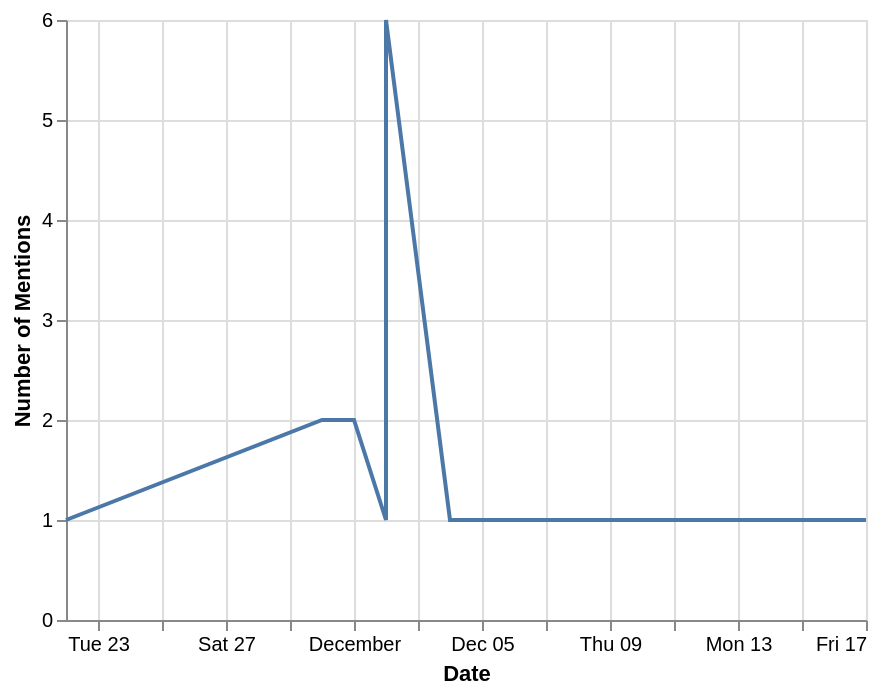

Describe this chart as a Vega-Lite specification.
### Vega-Lite specification from a JSON file in a GitHub repository (floating-point values rounded to 4 significant figures)
{"config": {"view": {"continuousWidth": 400, "continuousHeight": 300}}, "data": {"name": "data-2d9ecdb7b8bf9c410d2ed53e03882b75"}, "mark": "line", "encoding": {"tooltip": [{"type": "quantitative", "field": "Count"}], "x": {"type": "temporal", "axis": {"title": "Date"}, "field": "PublishedDate"}, "y": {"type": "quantitative", "axis": {"title": "Number of Mentions"}, "field": "Count"}}, "selection": {"selector018": {"type": "single", "fields": ["Source"], "bind": {"input": "select", "options": ["New York Times", "Lifehacker.com", "CNN", "Gizmodo.com"]}}}, "transform": [{"filter": {"selection": "selector018"}}], "$schema": "https://vega.github.io/schema/vega-lite/v4.8.1.json", "datasets": {"data-2d9ecdb7b8bf9c410d2ed53e03882b75": [{"PublishedDate": "2021-11-22T00:00:00", "Source": "New York Times", "Count": 1, "Date": "0    2021-11-22\n1    2021-11-30\n2    2021-12-01\n3    2021-12-02\n4    2021-12-02\n5    2021-12-04\n6    2021-12-05\n7    2021-12-08\n8    2021-12-09\n9    2021-12-10\n10   2021-12-11\n11   2021-12-16\n12   2021-12-17\nName: PublishedDate, dtype: datetime64[ns]"}, {"PublishedDate": "2021-11-30T00:00:00", "Source": "New York Times", "Count": 2, "Date": "0    2021-11-22\n1    2021-11-30\n2    2021-12-01\n3    2021-12-02\n4    2021-12-02\n5    2021-12-04\n6    2021-12-05\n7    2021-12-08\n8    2021-12-09\n9    2021-12-10\n10   2021-12-11\n11   2021-12-16\n12   2021-12-17\nName: PublishedDate, dtype: datetime64[ns]"}, {"PublishedDate": "2021-12-01T00:00:00", "Source": "New York Times", "Count": 2, "Date": "0    2021-11-22\n1    2021-11-30\n2    2021-12-01\n3    2021-12-02\n4    2021-12-02\n5    2021-12-04\n6    2021-12-05\n7    2021-12-08\n8    2021-12-09\n9    2021-12-10\n10   2021-12-11\n11   2021-12-16\n12   2021-12-17\nName: PublishedDate, dtype: datetime64[ns]"}, {"PublishedDate": "2021-12-02T00:00:00", "Source": "Lifehacker.com", "Count": 1, "Date": "0    2021-11-22\n1    2021-11-30\n2    2021-12-01\n3    2021-12-02\n4    2021-12-02\n5    2021-12-04\n6    2021-12-05\n7    2021-12-08\n8    2021-12-09\n9    2021-12-10\n10   2021-12-11\n11   2021-12-16\n12   2021-12-17\nName: PublishedDate, dtype: datetime64[ns]"}, {"PublishedDate": "2021-12-02T00:00:00", "Source": "New York Times", "Count": 6, "Date": "0    2021-11-22\n1    2021-11-30\n2    2021-12-01\n3    2021-12-02\n4    2021-12-02\n5    2021-12-04\n6    2021-12-05\n7    2021-12-08\n8    2021-12-09\n9    2021-12-10\n10   2021-12-11\n11   2021-12-16\n12   2021-12-17\nName: PublishedDate, dtype: datetime64[ns]"}, {"PublishedDate": "2021-12-04T00:00:00", "Source": "New York Times", "Count": 1, "Date": "0    2021-11-22\n1    2021-11-30\n2    2021-12-01\n3    2021-12-02\n4    2021-12-02\n5    2021-12-04\n6    2021-12-05\n7    2021-12-08\n8    2021-12-09\n9    2021-12-10\n10   2021-12-11\n11   2021-12-16\n12   2021-12-17\nName: PublishedDate, dtype: datetime64[ns]"}, {"PublishedDate": "2021-12-05T00:00:00", "Source": "New York Times", "Count": 1, "Date": "0    2021-11-22\n1    2021-11-30\n2    2021-12-01\n3    2021-12-02\n4    2021-12-02\n5    2021-12-04\n6    2021-12-05\n7    2021-12-08\n8    2021-12-09\n9    2021-12-10\n10   2021-12-11\n11   2021-12-16\n12   2021-12-17\nName: PublishedDate, dtype: datetime64[ns]"}, {"PublishedDate": "2021-12-08T00:00:00", "Source": "New York Times", "Count": 1, "Date": "0    2021-11-22\n1    2021-11-30\n2    2021-12-01\n3    2021-12-02\n4    2021-12-02\n5    2021-12-04\n6    2021-12-05\n7    2021-12-08\n8    2021-12-09\n9    2021-12-10\n10   2021-12-11\n11   2021-12-16\n12   2021-12-17\nName: PublishedDate, dtype: datetime64[ns]"}, {"PublishedDate": "2021-12-09T00:00:00", "Source": "CNN", "Count": 1, "Date": "0    2021-11-22\n1    2021-11-30\n2    2021-12-01\n3    2021-12-02\n4    2021-12-02\n5    2021-12-04\n6    2021-12-05\n7    2021-12-08\n8    2021-12-09\n9    2021-12-10\n10   2021-12-11\n11   2021-12-16\n12   2021-12-17\nName: PublishedDate, dtype: datetime64[ns]"}, {"PublishedDate": "2021-12-10T00:00:00", "Source": "New York Times", "Count": 1, "Date": "0    2021-11-22\n1    2021-11-30\n2    2021-12-01\n3    2021-12-02\n4    2021-12-02\n5    2021-12-04\n6    2021-12-05\n7    2021-12-08\n8    2021-12-09\n9    2021-12-10\n10   2021-12-11\n11   2021-12-16\n12   2021-12-17\nName: PublishedDate, dtype: datetime64[ns]"}, {"PublishedDate": "2021-12-11T00:00:00", "Source": "New York Times", "Count": 1, "Date": "0    2021-11-22\n1    2021-11-30\n2    2021-12-01\n3    2021-12-02\n4    2021-12-02\n5    2021-12-04\n6    2021-12-05\n7    2021-12-08\n8    2021-12-09\n9    2021-12-10\n10   2021-12-11\n11   2021-12-16\n12   2021-12-17\nName: PublishedDate, dtype: datetime64[ns]"}, {"PublishedDate": "2021-12-16T00:00:00", "Source": "New York Times", "Count": 1, "Date": "0    2021-11-22\n1    2021-11-30\n2    2021-12-01\n3    2021-12-02\n4    2021-12-02\n5    2021-12-04\n6    2021-12-05\n7    2021-12-08\n8    2021-12-09\n9    2021-12-10\n10   2021-12-11\n11   2021-12-16\n12   2021-12-17\nName: PublishedDate, dtype: datetime64[ns]"}, {"PublishedDate": "2021-12-17T00:00:00", "Source": "Gizmodo.com", "Count": 1, "Date": "0    2021-11-22\n1    2021-11-30\n2    2021-12-01\n3    2021-12-02\n4    2021-12-02\n5    2021-12-04\n6    2021-12-05\n7    2021-12-08\n8    2021-12-09\n9    2021-12-10\n10   2021-12-11\n11   2021-12-16\n12   2021-12-17\nName: PublishedDate, dtype: datetime64[ns]"}]}}
